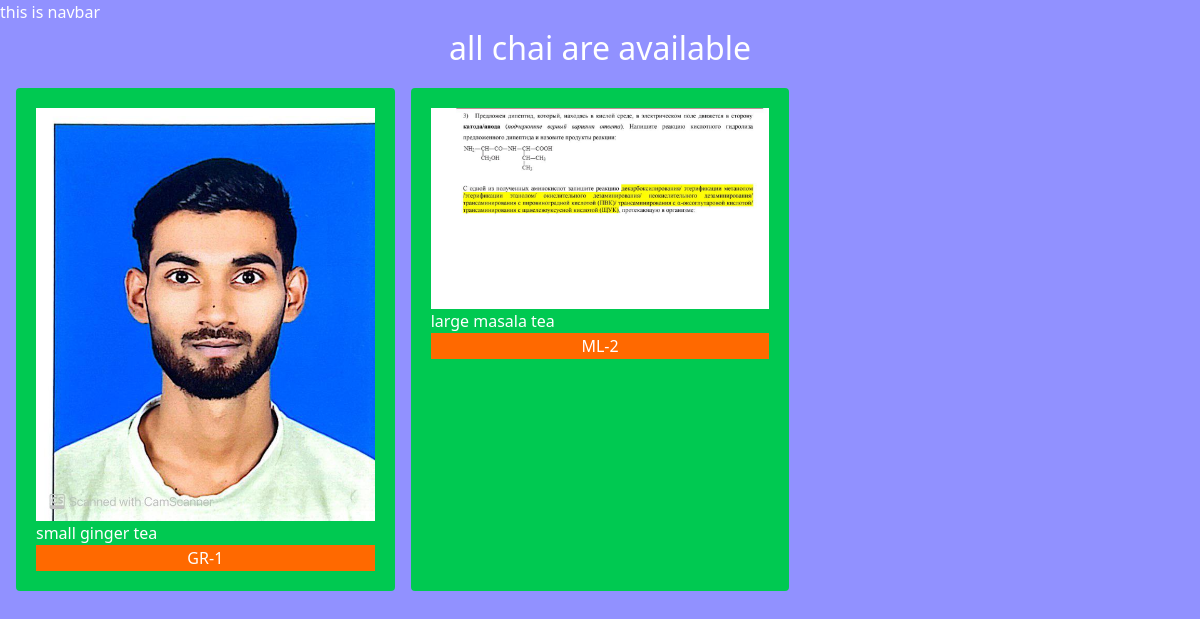
/jadid/, run on an earlier commit of the app's database.
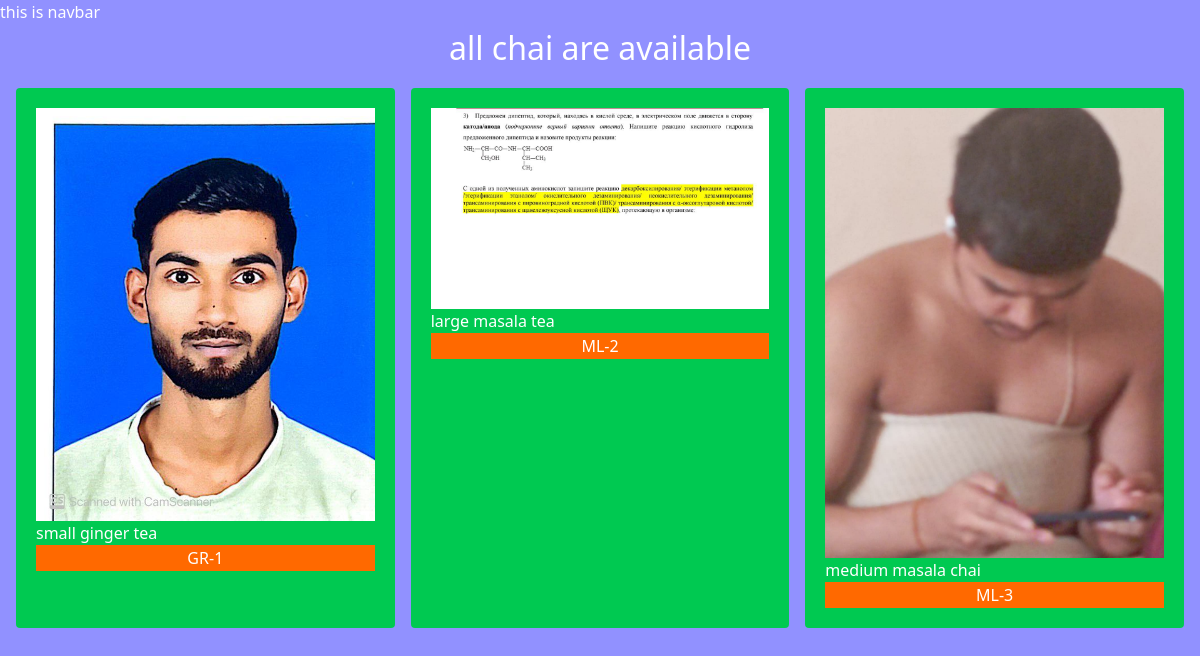
And on a later commit of the database.
### jadid/models.py (models this page shows, shortened)
class chaiVariety(models.Model):
    CHAI_TYPE_CHOICE=[
        ('ML','MASALA'),
        ('PL','PLAIN'),
        ('KL','KIWI'),
        ('EL','ELAICHI'),
        ('GR','GINGER'),
        ]
    name=models.CharField(max_length=100)
    image=models.ImageField(upload_to='chais/') #need pillow to use this
    date_added=models.DateTimeField(default=timezone.now)
    type=models.CharField(max_length=2,choices=CHAI_TYPE_CHOICE) #choices for type of chai
    description=models.TextField(default='')

### jadid/views.py (the view)
# urls.py: path('',views.all_chai,name='all_chai'),
def all_chai(request):
    chais= chaiVariety.objects.all #this will query on the given model and put it in chai and it will give array
    return render(request,'chai/all_chai.html',{"chais":chais})

### jadid/templates/chai/all_chai.html (shortened to what this page needs)
{% extends "layout.html" %}
{% block content %}
<h1>all chai are available</h1>
<div class="grid grid-cols-3 gap-4 m-4" >
{% for chai in chais  %}
<div class="bg-green-500 p-5 rounded">
    <img src="{{chai.image.url}}" alt="">
    <h3>{{chai.name}}</h3>
    <a href="{% url 'chai_detail' chai.id %}">
        <button
        type="button"
        class="inline-flex items-center w-[100%] justify-center border border-transparent
        bg-orange-500 hover:bg-orange-700">{{chai.type}}-{{chai.id}}</button>
    </a>
</div>
{% endfor %}
</div>
{% endblock %}

### templates/layout.html (shortened to what this page needs)
{% load static tailwind_tags %}
{% load static  %}
<!DOCTYPE html>
<html lang="en">
<head>
    <link rel="stylesheet" href="{% static 'style.css'%}">
     {% tailwind_css %}
</head>
<body>
    <nav>this is navbar</nav>
    {% block content %}{% endblock %}
</body>
</html>

### static/style.css (style rules this page uses)
body { background-color: rgba(0, 0, 255, 0.432); color: white; }
h1 { text-align: center; font-size: 2em; }

What changed in the data, as far as the page shows it:
added chaiVariety: image (picture), name "medium masala chai", type "ML", id "3"
